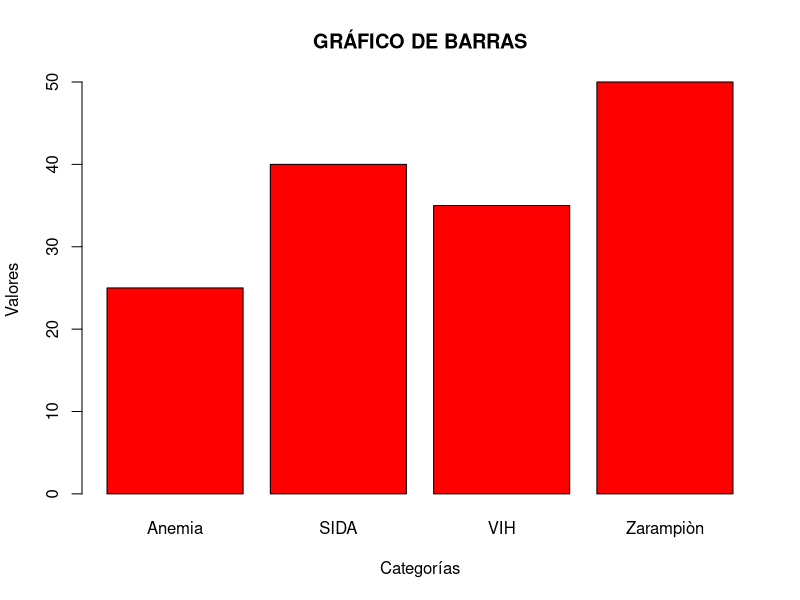

Generate this figure with R:
## ---- chunk 1
categorias <- c("Anemia","SIDA","VIH","Zarampiòn")
valores <- c(25,40,35,50)
## ---- chunk 2
barplot(valores,
        names.arg = categorias,
        col = "red",
        main = "GRÁFICO DE BARRAS",
        xlab = "Categorías",
        ylab = "Valores",
        border = "black")
